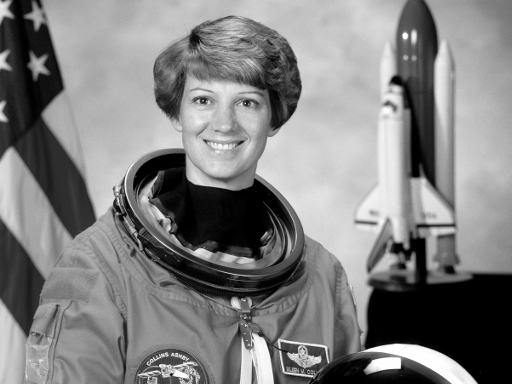
#> input picture image-processing/0001-read-the-grid/astronaut_gray.png, 512 x 384 px
$ jupyter execute read_the_grid.ipynb
#> lines starting #> are read from the running program, lines starting #| are printed output that depends on the picture; after the words box and inside, x2 and y2 are one past the last pixel; in counts of white or black regions, pixels touching at a corner belong together
[cell 1]
import cv2
import numpy as np

image = cv2.imread("astronaut_gray.png", cv2.IMREAD_GRAYSCALE)
#> image is the input picture: shape (384, 512); min 0, max 255, mean 128.5

print(image.shape)
#| (384, 512)
print(image.size)
#| 196608
print(type(image))
#| <class 'numpy.ndarray'>
print(image.min())
#| 0
print(image.max())
#| 255

print(f"Width: {image.shape[1]}px, Height: {image.shape[0]}px")
#| Width: 512px, Height: 384px

[cell 2]
import matplotlib.pyplot as plt

fig, (ax1, ax2) = plt.subplots(1, 2, figsize=(10, 5))

ax1.imshow(image)
ax1.set_title("Bare version")

ax2.imshow(image, cmap="gray", vmin=0, vmax=255)
ax2.set_title("Grayscale")

plt.tight_layout()
plt.show()
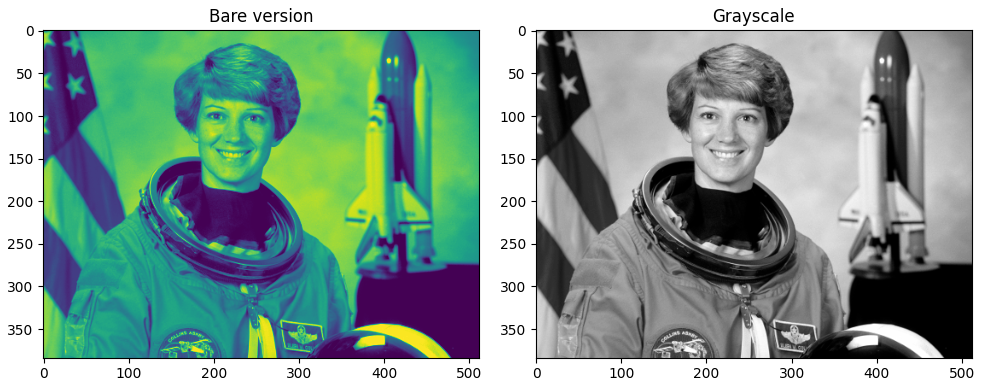
#> figure drawn by matplotlib, 2 panels

print(
        "The bare version uses the default `viridis` colour map from MatPlotLib, which transitions from purple to yellow")

[cell 3]
print(f"Value of numpy index `img[100, 200]`: {image[100, 200]}")
#| Value of numpy index `img[100, 200]`: 60
print(f"OpenCV index `(50, 300)`: {image[300, 50]}")
#| OpenCV index `(50, 300)`: 145

[cell 4]
brightest_px = np.argmax(image)
#> brightest_px = 17811
brightest_row, brightest_col = np.unravel_index(brightest_px, image.shape)
#> brightest_row = 34; brightest_col = 403

print(f"(row, col) = ({brightest_row}, {brightest_col})")
#| (row, col) = (34, 403)
print(f"(x, y) = ({brightest_col}, {brightest_row})")
#| (x, y) = (403, 34)

print(
        "`np.argmax` returns the first occurrence of the maximum value, which in a row-order system will be this position")

[cell 5]
image_copy = image.copy()
cv2.circle(image_copy, (brightest_col, brightest_row), 12, (0, 0, 0))
#> image_copy: shape (384, 512); 0.03% of pixels changed, all inside (x1, y1, x2, y2) = (391, 22, 416, 47)

plt.imshow(image_copy, cmap="gray")

[cell 6]
image_cropped = image[40:201, 150:301]
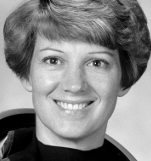
#> image_cropped: shape (161, 151); min 0, max 255, mean 131

print(f"Cropped image shape: {image_cropped.shape}")
#| Cropped image shape: (161, 151)
plt.imshow(image_cropped, cmap="gray")

[cell 7]
img_ver_flipped_man = image.copy()[::-1]
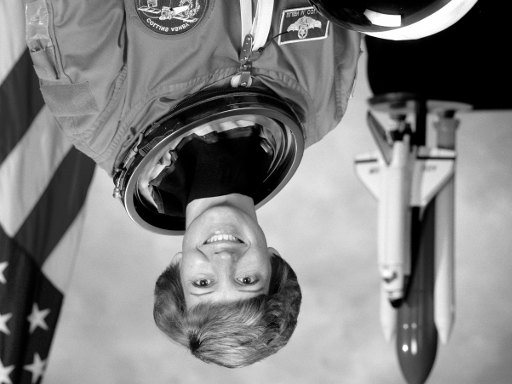
#> img_ver_flipped_man: shape (384, 512); min 0, max 255, mean 128.5
is_equal_flip_ver = np.array_equal(img_ver_flipped_man, cv2.flip(image.copy(), 0))
#> is_equal_flip_ver = True
print(f"Vertical flip successful: {is_equal_flip_ver}")
#| Vertical flip successful: True

img_hor_flipped_man = np.fliplr(image.copy())
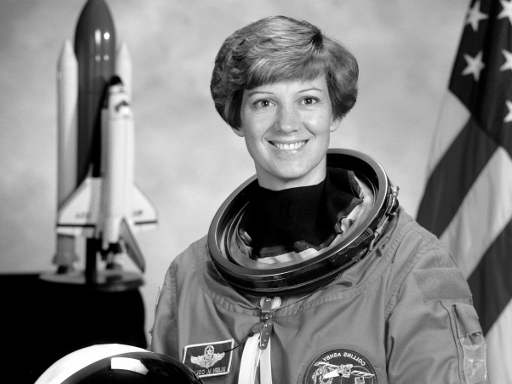
#> img_hor_flipped_man: shape (384, 512); min 0, max 255, mean 128.5
is_equal_flip_hor = np.array_equal(img_hor_flipped_man, cv2.flip(image.copy(), 1))
#> is_equal_flip_hor = True
print(f"Horizontal flip successful: {is_equal_flip_hor}")
#| Horizontal flip successful: True

[cell 8]
# LTR Gradient

grayscale_arange = np.arange(256)

ltr_image = np.tile(grayscale_arange, (100, 1))
plt.imshow(ltr_image, cmap="gray")
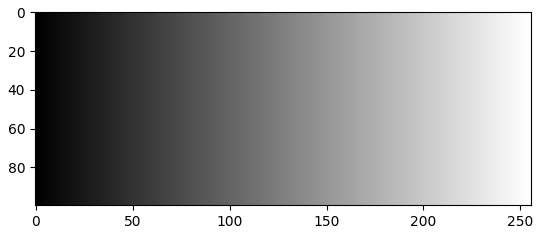
#> figure drawn by matplotlib, 1 panel

[cell 9]
cv2_rect_img = image.copy()
np_rect_img = image.copy()

np_rect_img[30:90, 20:60] = 255
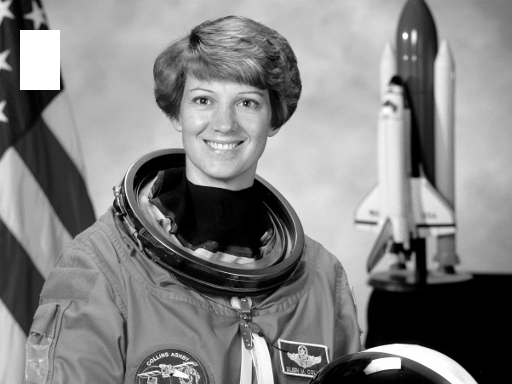
#> np_rect_img: shape (384, 512); 1.22% of pixels changed, all inside (x1, y1, x2, y2) = (20, 30, 60, 90)
cv2.rectangle(cv2_rect_img, (20, 30), (60, 90), 255, -1)
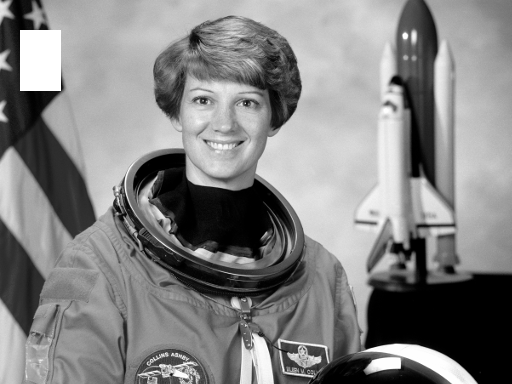
#> cv2_rect_img: shape (384, 512); 1.27% of pixels changed, all inside (x1, y1, x2, y2) = (20, 30, 61, 91)

fig, (npx, cvx) = plt.subplots(1, 2, figsize=(10, 5))
npx.imshow(np_rect_img, cmap="gray")
npx.set_title("Rectangle with numpy")

cvx.imshow(cv2_rect_img, cmap="gray")
cvx.set_title("Rectangle with cv2")
